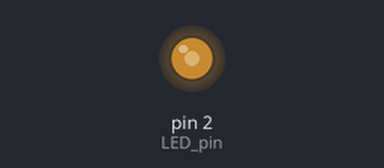
A sketch run on a simulated Arduino Uno, built with avr-gcc and run on an emulated ATmega328P. Parts: output pins drawn as LEDs (lit = HIGH).

Above: at 0.05 s.
Timing chart, 0 to 5.9 s (numbered marks = the images above):
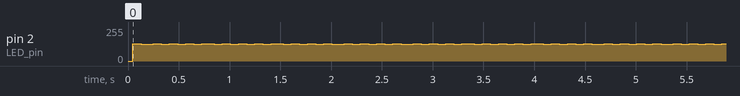

The sketch:

Timer_2_with_Arduino.ino
```cpp
// Post: "TIMER 2 with Prescalar and Interrupts using Arduino"
// Author: Adithya Rajeev

/*
              Timer 2 with Prescalars and Interrupts

Demonstrates the functioning of Timer 2 with Prescalar = 1024 and Interrupt.
The Interrupt Service Routine (ISR) is called on on every overflow.
An LED connected to PC0(A0) that glows with a frequency of 100Hz.

*/


#include <avr/io.h>
#include <avr/interrupt.h>

int LED_pin = 2;

//Setting up the Timer, Precsalars and Interrupts
void setup() {
  pinMode(LED_pin, OUTPUT);

  // Initialization of Timer2
  cli();                    // disable global interrupts
  TCCR2A = 0;
  TCCR2B = 0;
  OCR1A = 156;              // Setting compare match register to desired timer count
  TCCR2B |= (1 << WGM12);   // turn on CTC mode:

  // Set CS20 and CS22 bits for 1024 prescaler:
  TCCR2B |= (1 << CS20);
  TCCR2B |= (1 << CS22);
  TIMSK2 |= (1 << OCIE2A);  // Enabling timer compare interrupt
  sei();                    // Enabling global interrupts
}

//Infinite loop
void loop() {
}

//ISR called on overflows, toggles LED state
ISR(TIMER2_COMPA_vect) {
  digitalWrite(LED_pin, !digitalRead(LED_pin));
}
```

Analog_Input_with_Pure_C.c
```cpp
// Post: "Analog I/O - Analog Input using Pure C"
// Author: Adithya Rajeev

/*
                              Analog Input
  Demonstrates analog input by reading an analog value from a potentiometer on
  Analog pin A0 and turning on and off a LED connected to digital pin 12.
  The LED glows when the analog value is greater that 512 and turns off when the
  analog value is less than 512.

*/

#include <avr/io.h>

//Variable to store the value read from the ADC converter
int ADC_value;

//Sets up the ADC and prescalar and runs the infinite loop
int main(){
  DDRB |= (1<<PB5);
  ADCSRA |= ((1<<ADPS2)|(1<<ADPS1)|(1<<ADPS0));   //Setting Prescalar as 128
  ADMUX |= (1<<REFS0);
  ADMUX &= ~(1<<REFS1);                           //Avcc(+5v) as voltage reference
  ADCSRB &= ~((1<<ADTS2)|(1<<ADTS1)|(1<<ADTS0));  //Setting ADC in free-running mode
  ADCSRA |= (1<<ADATE);
  ADCSRA |= (1<<ADEN);                            //Power up the ADC
  ADCSRA |= (1<<ADSC);                            //Start converting

  // Infinite loop to check potentiometer value and toggle LED
  while(1){
    ADC_value = ADCW;
    if (ADC_value > 512) {
      PORTB |= (1<<PB5);
    } else {
      PORTB &= ~(1<<PB5);
    }
  }
  return 0;
}
```

Analog_Output_Using_Pure_C.c
```cpp
// Post: "Analog I/O - Analog Output using Pure C"
// Author: Adithya Rajeev

/*
                              Analog Output
 Demonstrates Analog Output by controlling the speed of a DC Motor connected
 to Analog Pin A0 with a delay of 1 second.

*/

#include <avr/io.h>
#include <util/delay.h>

//Main funtion, sets pin A0 as output and runs the infinite loop.
int main(){
  DDRC|=_BV(DDC0);

  //Infinite loop to control speed of motor
  while(1){
    PORTC|=_BV(PC0);
    _delay_ms(1000);
    PORTC&=~_BV(PC0);
    _delay_ms(1000);
  }
  return 0;
}
```

Counter_with_Pure_C.c
```cpp
// Post: "Counter using Pure C"
// Author: Adithya Rajeev

/*
                               Counter
 Demonstrates the functioning of a Counter with Prescalar = 256 and Interrupt.
 The LED connected to Pin A0 glows for the entire clock cycle and turns off
 for 0.5 seconds every time Interrupt Service Routine(ISR) is called.

*/

#include <avr/io.h>
#include <util/delay.h>
#include <avr/interrupt.h>

//Function for initialization of timer, interrupt
void initialize() {
  TCCR2B |= (1 << CS22)|(1 << CS21);  //Setting prescaler = 256
  TCNT2 = 0;
  TIMSK2 |= (1 << TOIE2);             // enable overflow interrupt
  sei();                              // enable global interrupts
}

//ISR called on overflows, toggles the LED state
ISR(TIMER2_OVF_vect) {
  PORTC ^= (1 << 0);  // toggles the led
  TCNT2 = 0;          // reset counter
  _delay_ms(500);
}

//Main function, Sets A0 as output and calls initialize()
int main(void) {
  DDRC |= (1 << 0);
  initialize();  //Calls function to initialize the timer and set prescalar

  while(1) continue;
  return 0;
}
```

Digital_Input_using_Pure_C.c
```cpp
// Post: "Digital I/O - Digital Input using Pure C"
// Author: Adithya Rajeev

/*
                          Digital Input
 Demonstrates Digital Input by switching ON and OFF an LED connected
 to Digital Pin 13 whenever the Push Button connected to Digital Pin 2
 is pressed.

*/

#include <avr/io.h>
#include <util/delay.h>

//Main function, it sets Pin 13 as Output and Pin 2 as Input and runs
//the infinite loop.
int main() {
  DDRB|=_BV(DDB5);
  DDRD &= ~_BV(DDD2);
  PORTD |= _BV(PD2);

  // Infinite loop to check button state and toggle LED
  while (1) {
    if (PIND & PORTD)
      PORTB &= ~_BV(PB5);
    else
      PORTB |= _BV(PB5);
  }
  return 0;
}
```

Digital_Output_with_Pure_C.c
```cpp
// Post: "Digital I/O - Digital Output using Pure C"
// Author: Adithya Rajeev

/*
                          Digital Output
 Demonstrates Digital Output by switching ON and OFF an LED connected
 to Digital Pin 12 with a delay of 1 second.

*/

#include <avr/io.h>
#include <util/delay.h>

//Main funciton, Sets Pin 12 as OUTPUT and runs
//the infinite loop, to toggle the state of the LED
int main(){
  DDRB|=_BV(DDB4);     // Setting Pin B4 as Output

  //Infinite loop to toggle the LED state
  while(1){
    PORTB|=_BV(PB4);   //Turning ON the LED at PB4 for 1 sec
    _delay_ms(1000);
    PORTB&=~_BV(PB4);  //Turning ON the LED at PB4 for 1 sec
    _delay_ms(1000);
  }
  return 0;
}
```

PWM_using_Pure_C.c
```cpp
// Post: "Pulse Width Modulation(PWM) using Pure C"
// Author: Adithya Rajeev

/*
                          Pulse Width Modulation
 Demonstrates Fast Pulse Width Modulation by slowly increasing the brightness
 of an LED connected to PWM pin 6 and slowly decreasing the brightnes of
 the LED connected to Pin 6.

 LED connected to Pin D5(pin 5) increases gradually in brightness
 LED connected to Pin D6(pin 6) decreases gradually in brightness

*/


#include <avr/io.h>
#include <util/delay.h>

//Sets up PWM Mode, Timers and runs infinite loop to control LED brightness
int main () {
  TCCR0A |= _BV(WGM01) | _BV(WGM00);                //Fast PWM mode

  //Inverting mode drives the output low while the counter is greater than OCRNx.
  TCCR0A |= _BV(COM0A1) | _BV(COM0A0);              //Inverting fade down mode

  //Non-inverting mode drives the output high while the counter is greater than OCRNx.
  TCCR0A |= _BV(COM0B1);                            //Non Inverting fade up mode

  //Reset all the timers and comparators
  OCR0A = 0;
  OCR0B = 0;
  TCNT0 = 0;
  TCCR0B |= _BV(CS00);
  DDRD |= _BV(PORTD5) | _BV(PORTD6);

  //Infinite loop to gradually vary the LED brightness
  while (1){
    OCR0A++;
    OCR0B++;
    _delay_ms(20);
  }
  return 0;
}
```

Measured:
- by itself, pin 2 (LED_pin): moves between 124/255 and 131/255, repeating every 2.6 s
